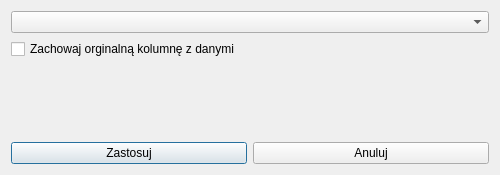
<?xml version="1.0" encoding="UTF-8"?>
<ui version="4.0">
 <class>Dialog_Get_Dummies</class>
 <widget class="QDialog" name="Dialog_Get_Dummies">
  <property name="windowModality">
   <enum>Qt::WindowModal</enum>
  </property>
  <property name="geometry">
   <rect>
    <x>0</x>
    <y>0</y>
    <width>500</width>
    <height>175</height>
   </rect>
  </property>
  <property name="minimumSize">
   <size>
    <width>500</width>
    <height>175</height>
   </size>
  </property>
  <property name="windowTitle">
   <string>Zmienne pozorne (one-hot encoding)</string>
  </property>
  <layout class="QVBoxLayout" name="verticalLayout">
   <item>
    <widget class="QComboBox" name="comboBox_Select_Data">
     <property name="placeholderText">
      <string>Wybierz kolumnę do przeprowadzenia kodowania etykiet...</string>
     </property>
    </widget>
   </item>
   <item>
    <widget class="QCheckBox" name="checkBox_Keep_Data">
     <property name="text">
      <string>Zachowaj orginalną kolumnę z danymi</string>
     </property>
    </widget>
   </item>
   <item>
    <widget class="QLabel" name="label_Info">
     <property name="text">
      <string/>
     </property>
     <property name="alignment">
      <set>Qt::AlignCenter</set>
     </property>
    </widget>
   </item>
   <item>
    <layout class="QHBoxLayout" name="horizontalLayout">
     <item>
      <widget class="QPushButton" name="pushButton_Apply">
       <property name="text">
        <string>Zastosuj</string>
       </property>
      </widget>
     </item>
     <item>
      <widget class="QPushButton" name="pushButton_Cancel">
       <property name="text">
        <string>Anuluj</string>
       </property>
      </widget>
     </item>
    </layout>
   </item>
  </layout>
 </widget>
 <resources>
  <include location="../images/app-icon/app-icon.qrc"/>
 </resources>
 <connections/>
</ui>
